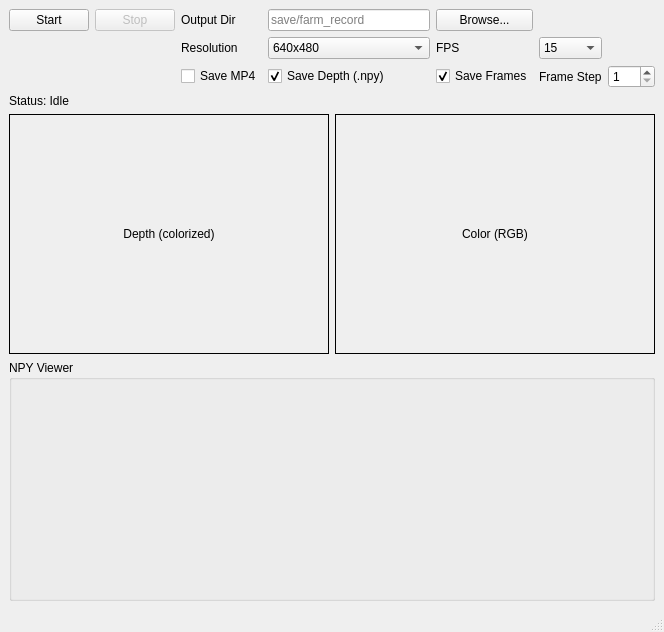
<?xml version="1.0" encoding="UTF-8"?>
<ui version="4.0">
 <class>MainWindow</class>
 <widget class="QMainWindow" name="MainWindow">
  <property name="windowTitle">
   <string>D405 Farm Recorder (PyQt5)</string>
  </property>
  <widget class="QWidget" name="centralwidget">
   <layout class="QVBoxLayout" name="verticalLayout_root">
    <!-- ======= 상단 컨트롤 ======= -->
    <item>
     <layout class="QGridLayout" name="grid_controls">
      <item row="0" column="0">
       <widget class="QPushButton" name="btnStart">
        <property name="text"><string>Start</string></property>
       </widget>
      </item>
      <item row="0" column="1">
       <widget class="QPushButton" name="btnStop">
        <property name="text"><string>Stop</string></property>
        <property name="enabled"><bool>false</bool></property>
       </widget>
      </item>

      <item row="0" column="2">
       <widget class="QLabel" name="lblOutDir">
        <property name="text"><string>Output Dir</string></property>
       </widget>
      </item>
      <item row="0" column="3">
       <widget class="QLineEdit" name="editOutDir">
        <property name="placeholderText"><string>save/farm_record</string></property>
       </widget>
      </item>
      <item row="0" column="4">
       <widget class="QPushButton" name="btnBrowse">
        <property name="text"><string>Browse...</string></property>
       </widget>
      </item>

      <item row="1" column="2">
       <widget class="QLabel" name="lblRes">
        <property name="text"><string>Resolution</string></property>
       </widget>
      </item>
      <item row="1" column="3">
        <widget class="QComboBox" name="comboRes">
         <item><property name="text"><string>640x480</string></property></item>
         <item><property name="text"><string>848x480</string></property></item>
         <item><property name="text"><string>1280x720</string></property></item>
        </widget>
      </item>

      <item row="1" column="4">
       <widget class="QLabel" name="lblFps">
        <property name="text"><string>FPS</string></property>
       </widget>
      </item>
      <item row="1" column="5">
       <widget class="QComboBox" name="comboFps">
        <item><property name="text"><string>15</string></property></item>
        <item><property name="text"><string>30</string></property></item>
       </widget>
      </item>

      <item row="2" column="2">
       <widget class="QCheckBox" name="chkSaveVideos">
        <property name="text"><string>Save MP4</string></property>
        <property name="checked"><bool>false</bool></property>
       </widget>
      </item>
      <item row="2" column="3">
       <widget class="QCheckBox" name="chkSaveDepthRaw">
        <property name="text"><string>Save Depth (.npy)</string></property>
        <property name="checked"><bool>true</bool></property>
       </widget>
      </item>
      <item row="2" column="4">
       <widget class="QCheckBox" name="chkSaveFrames">
        <property name="text"><string>Save Frames</string></property>
        <property name="checked"><bool>true</bool></property>
       </widget>
      </item>
      <item row="2" column="5">
       <widget class="QLabel" name="lblFrameStep">
        <property name="text"><string>Frame Step</string></property>
       </widget>
      </item>
      <item row="2" column="6">
       <widget class="QSpinBox" name="spinFrameStep">
        <property name="minimum"><number>1</number></property>
        <property name="maximum"><number>120</number></property>
        <property name="value"><number>1</number></property>
       </widget>
      </item>

      <item row="3" column="0" colspan="7">
       <widget class="QLabel" name="lblStatus">
        <property name="text"><string>Status: Idle</string></property>
       </widget>
      </item>
     </layout>
    </item>

    <!-- ======= 미리보기: Depth + Color ======= -->
    <item>
     <layout class="QHBoxLayout" name="hbox_previews">
      <item>
       <widget class="QLabel" name="viewDepth">
        <property name="minimumSize"><size><width>320</width><height>240</height></size></property>
        <property name="frameShape"><enum>QFrame::Box</enum></property>
        <property name="text"><string>Depth (colorized)</string></property>
        <property name="alignment"><set>Qt::AlignCenter</set></property>
       </widget>
      </item>
      <item>
       <widget class="QLabel" name="viewColor">
        <property name="minimumSize"><size><width>320</width><height>240</height></size></property>
        <property name="frameShape"><enum>QFrame::Box</enum></property>
        <property name="text"><string>Color (RGB)</string></property>
        <property name="alignment"><set>Qt::AlignCenter</set></property>
       </widget>
      </item>
     </layout>
    </item>

    <!-- ======= NPY 뷰어 자리 ======= -->
    <item>
     <widget class="QGroupBox" name="groupViewer">
      <property name="title"><string>NPY Viewer</string></property>
      <layout class="QVBoxLayout" name="vbox_viewer">
       <item>
        <widget class="QWidget" name="viewerNpyContainer">
         <property name="minimumSize">
          <size><width>100</width><height>200</height></size>
         </property>
         <property name="sizePolicy">
          <sizepolicy hsizetype="Expanding" vsizetype="Expanding">
           <horstretch>0</horstretch>
           <verstretch>0</verstretch>
          </sizepolicy>
         </property>
        </widget>
       </item>
      </layout>
     </widget>
    </item>

   </layout>
  </widget>
  <widget class="QStatusBar" name="statusbar"/>
 </widget>
 <resources/>
 <connections/>
</ui>
